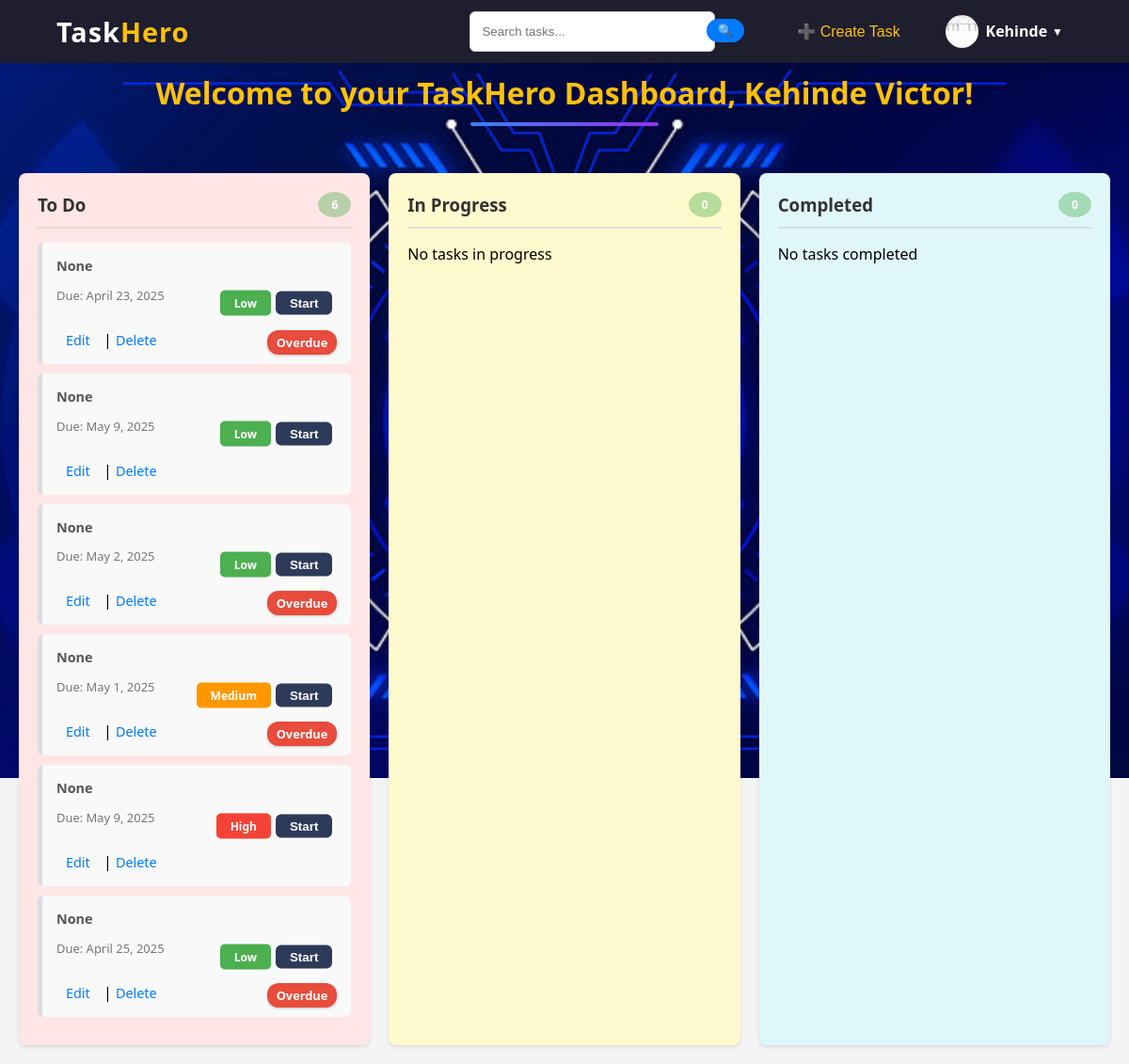
Screenshot of /dashboard/ (signed in) with the database file from the repository.
### core/models.py (models this page shows, shortened)
class UserProfile(models.Model):
    user = models.OneToOneField(User, on_delete=models.CASCADE)
    profile_picture = models.ImageField(
        upload_to=user_directory_path,
        default='images/default-profile.png',
        blank=True
    )

class Task(models.Model):
    STATUS_CHOICES = [
        ('to_do', 'To Do'),
        ('in_progress', 'In Progress'),
        ('completed', 'Completed'),
    ]
    PRIORITY_CHOICES = [
        ('low', 'Low'),
        ('medium', 'Medium'),
        ('high', 'High'),
    ]
    title = models.CharField(max_length=255)
    description = models.TextField()
    due_date = models.DateField()
    status = models.CharField(max_length=20, choices=STATUS_CHOICES, default='to_do')
    priority = models.CharField(max_length=20, choices=PRIORITY_CHOICES, default='low')
    user = models.ForeignKey(User, on_delete=models.CASCADE, related_name='tasks')  # Link task to user

### core/views.py (the view)
# urls.py: path('dashboard/', views.dashboard, name='dashboard'),
@login_required
def dashboard(request):
    profile, created = UserProfile.objects.get_or_create(user=request.user)
    tasks_to_do = Task.objects.filter(user=request.user, status='to_do')
    tasks_in_progress = Task.objects.filter(user=request.user, status='in_progress')
    tasks_completed = Task.objects.filter(user=request.user, status='completed')
    return render(request, 'core/dashboard.html', {
        'tasks_to_do': tasks_to_do,
        'tasks_in_progress': tasks_in_progress,
        'tasks_completed': tasks_completed,
        'profile': profile,
        'today': date.today()
    })

### core/templates/core/dashboard.html (shortened to what this page needs)
{% extends 'core/base.html' %}
{% block content %}
<section id="dashboard">
    <h2 class="dashboard-header">Welcome to your TaskHero Dashboard, {{ user.first_name|title }} {{ user.last_name|title }}!</h2>
    <div class="dashboard-container">
        <div class="task-column to-do-column">
            <h3>
                To Do
                <div class="task-count">{{ tasks_to_do|length }}</div>
            </h3>
            {% for task in tasks_to_do %}
            <a href="{% url 'task_detail' task.pk %}" class="task-card-link">
                <div class="task-card">
                    <h4>{{ task.title }}</h4>
                    <p>Due: {{ task.due_date }}</p>
                    <div class="task-footer">
                        <span class="priority {{ task.priority }}">{{ task.priority }}</span>
                        <form method="POST" action="{% url 'start_task' task.pk %}">
                            <button type="submit" class="btn start-btn">Start</button>
                        </form>
                    </div>
                    {% if task.due_date < today %}
                    <div class="overdue-label">Overdue</div>
                    {% endif %}
                    <div class="task-actions">
                        <a href="{% url 'edit_task' task.pk %}">Edit</a> |
                        <a href="{% url 'delete_task' task.pk %}">Delete</a>
                    </div>
                </div>
            </a>
            {% empty %}
            <p>No tasks to do</p>
            {% endfor %}
        </div>
        <div class="task-column in-progress-column">
            <h3>
                In Progress
                <div class="task-count">{{ tasks_in_progress|length }}</div>
            </h3>
            {% for task in tasks_in_progress %}
            <a href="{% url 'task_detail' task.pk %}" class="task-card-link">
                <div class="task-card">
                    <h4>{{ task.title }}</h4>
                    <p>Due: {{ task.due_date }}</p>
                    <div class="task-footer">
                        <span class="priority {{ task.priority }}">{{ task.priority }}</span>
                        <form method="POST" action="{% url 'complete_task' task.pk %}">
                            {% csrf_token %}
                            <button type="submit" class="btn start-btn">Complete</button>
                        </form>
                    </div>
                    {% if task.due_date < today %}
                    <div class="overdue-label">Overdue</div>
                    {% endif %}
                    {% if task.due_date == today %}
                    <div class="overdue-label">Last Day</div>
                    {% endif %}
                    <div class="task-actions">
                        <a href="{% url 'edit_task' task.pk %}">Edit</a> |
                        <a href="{% url 'delete_task' task.pk %}">Delete</a>
                    </div>
                </div>
            </a>
            {% empty %}
            <p>No tasks in progress</p>
            {% endfor %}
        </div>
        <div class="task-column completed-column">
            <h3>
                Completed
                <div class="task-count">{{ tasks_completed|length }}</div>
            </h3>
            {% for task in tasks_completed %}
            <a href="{% url 'task_detail' task.pk %}" class="task-card-link">
                <div class="task-card">
                    <h4>{{ task.title }}</h4>
                    <p>Due: {{ task.due_date }}</p>
                    <div class="task-footer">
                        <span class="priority {{ task.priority }}">{{ task.priority }}</span>
                    </div>
                    {% if task.due_date < today %}
                    <div class="overdue-label">Overdue</div>
                    {% endif %}
                    {% if task.due_date == today %}
                    <div class="overdue-label">Last Day</div>
                    {% endif %}
                    <div class="task-actions">
                        <a href="{% url 'edit_task' task.pk %}">Edit</a> |
                        <a href="{% url 'delete_task' task.pk %}">Delete</a>
                    </div>
                </div>
            </a>
            {% empty %}
            <p>No tasks completed</p>
            {% endfor %}
        </div>
    </div>
</section>
{% endblock %}

### core/templates/core/base.html (shortened to what this page needs)
{% load static %}
<!DOCTYPE html>
<html lang="en">
<head>
    <link rel="stylesheet" href="{% static 'core/style.css' %}">
    <link rel="stylesheet" href="https://cdnjs.cloudflare.com/ajax/libs/animate.css/4.1.1/animate.min.css"/>
</head>
<body>
    <nav class="navbar">
        <div class="container">
            <div class="logo">Task<span>Hero</span></div>
            <div class="nav-links">
                {% if user.is_authenticated %}
                <form action="{% url 'search_tasks' %}" method="get" class="search-form">
                  <input type="text" name="q" placeholder="Search tasks..." required>
                  <button type="submit">🔍</button>
                </form>
                <form action="{% url 'create_task'%}" method="post" class="logout-form">
                    <button type="submit" class="create-btn">➕ Create Task</button>
                </form>
                  <div class="profile-dropdown">
                    <div class="profile-toggle" onclick="toggleDropdown()">
                        {% if profile.profile_picture %}
                            <img src="{{ profile.profile_picture.url }}" alt="Profile Picture" class="profile-img">
                        {% else %}
                            <img src="{% static 'core/images/reminder2.jpeg' %}" alt="Default Profile Picture" class="profile-img">
                        {% endif %}
                        <span class="profile-name">{{ user.first_name|title }}</span>
                        <span class="dropdown-icon">▼</span>
                    </div>
                  </div>
                {% endif %}
            </div>
        </nav>
    <div class="content">
        {% block content %}
        {% endblock %}
    </div>
</body>
</html>

### rows the page displays
UserProfile: profile_picture (picture)
Task: title "None", due_date "April 23, 2025", priority "Low", shows "Overdue"
Task: title "None", due_date "May 9, 2025", priority "Low"
Task: title "None", due_date "May 2, 2025", priority "Low", shows "Overdue"
Task: title "None", due_date "May 1, 2025", priority "Medium", shows "Overdue"
Task: title "None", due_date "May 9, 2025", priority "High"
Task: title "None", due_date "April 25, 2025", priority "Low", shows "Overdue"

### other values shown
{{ user.first_name|title }} "Kehinde"
{{ user.last_name|title }} "Victor"
{{ tasks_to_do|length }} "6"
{{ tasks_in_progress|length }} "0"
{{ tasks_completed|length }} "0"
